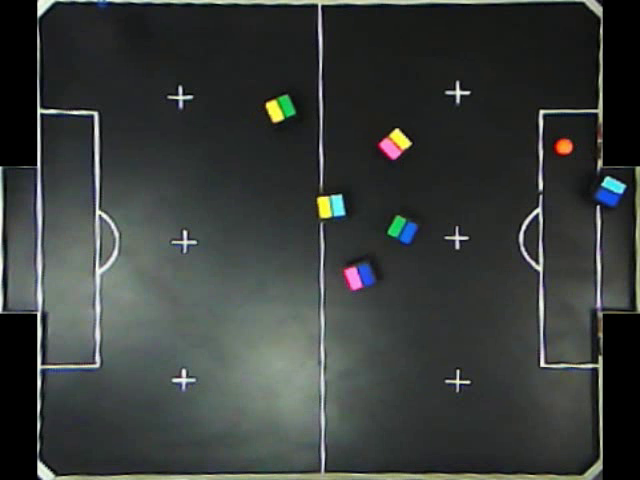
#> input picture frame 37 of Exc3/train00.mp4, 640 x 480 px
$ jupyter execute --allow-errors processamento_de_imagens_coloridas.ipynb   (shell and % lines are left out)
#> lines starting #> are read from the running program, lines starting #| are printed output that depends on the picture; after the words box and inside, x2 and y2 are one past the last pixel; in counts of white or black regions, pixels touching at a corner belong together
# Prática 3 - Processamento de imagens coloridas

## Diógenes Wallis de França Silva

##### Os arquivos com a segmentação no vídeo de treino são "rgb_segmentation.avi", "hsv_segmentatiton.avi" e "yuv_segmentation.avi".

##### Os arquivos com a segmentação no vídeo de teste são "rgb_segmentation_test.avi", "hsv_segmentatiton_test.avi" e "yuv_segmentation_test.avi".

##### O vídeo com a contagem do placar, no espaço HSV, referente ao vídeo de treino é o "train_final_marker.avi" e ao de teste "test_final_marker.avi". Para o espaço RGB: "rgb_train_final_marker.avi" e "rgb_test_final_marker.avi". Para o espaço YUV: "yuv_train_final_marker.avi" e "yuv_test_final_marker.avi".

### Importando as bibliotecas

[cell 1]
import cv2
import numpy as np
import matplotlib.pyplot as plt

from google.colab.patches import cv2_imshow
from matplotlib import rcParams

rcParams['figure.figsize'] = 15,12

# Etapa 1

[cell 2]
#capturando o primeiro frame do vídeo de treino para usar como referência nos ajustes da segmentação
cap = cv2.VideoCapture("/content/drive/MyDrive/CIn/Mestrado/2021.1/Processamento de Imagem/Exercícios práticos/ex3/train00.mp4")

ret, frame = cap.read()
#> frame is the input picture: shape (480, 640, 3); mean B, G, R 58.9, 61, 56.7

cv2_imshow(frame)

cv2.imwrite("/content/drive/MyDrive/CIn/Mestrado/2021.1/Processamento de Imagem/Exercícios práticos/ex3/first_frame.jpg",frame)
#> Out = True

### Segmentação de cor (RGB)

##### Para realizar a segmentação em RGB, recortou-se a imagem da bola no primeiro frame do vídeo de treinamento e nesta imagem foi calculado o valor médio das intensidades em cada canal.

#> (a cell that did not finish here is left out)

##### O range para cada canal vai da intensidade média - 2 vezes o desvio padrão até a intensidade média + 2 vezes o desvio padrão.

[cell 4]
#box

rgb = cv2.imread("/content/drive/MyDrive/CIn/Mestrado/2021.1/Processamento de Imagem/Exercícios práticos/ex3/first_frame.jpg")[:,:,::-1]
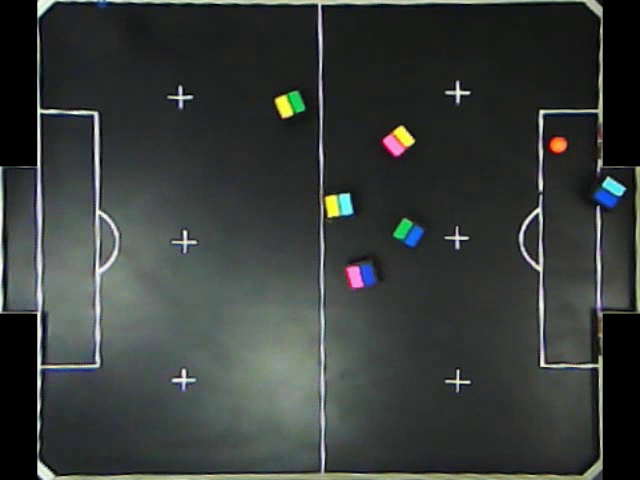
#> input picture frame 38 of Exc3/train00.mp4, 640 x 480 px
#> further down, frame is the input picture: shape (480, 640, 3); mean B, G, R 58.5, 60.4, 56.1
std = 2
# Define lower and uppper limits of what we call "orange"
#> (the rest of this cell did not finish here and is left out)

##### Foi utilizado um filtro de mediana para remover ruídos.

#> (a cell that did not finish here is left out)

##### Agora é gerada a segmentação no vídeo de treino

[cell 6]
def rgb_orange_detector(red,green,blue,frame):

  std = 2
  # Define lower and uppper limits of what we call "orange"
  orange_lo=np.array([np.mean(red)-std*np.std(red),np.mean(green)-std*np.std(green),np.mean(blue)-std*np.std(blue)])
  orange_hi=np.array([np.mean(red)+std*np.std(red),np.mean(green)+std*np.std(green),np.mean(blue)+std*np.std(blue)])

  # Mask image to only select oranges
  mask=cv2.inRange(frame,orange_lo,orange_hi)
  output = cv2.bitwise_and(frame,frame, mask= mask)

  output = cv2.medianBlur(output, 5)

  return output

[cell 7]
cap = cv2.VideoCapture("/content/drive/MyDrive/CIn/Mestrado/2021.1/Processamento de Imagem/Exercícios práticos/ex3/train00.mp4")

ret, frame = cap.read()

if (cap.isOpened() == False):
  print("Unable to read camera feed")

frame_width = int(cap.get(3))
frame_height = int(cap.get(4))

out = cv2.VideoWriter("/content/drive/MyDrive/CIn/Mestrado/2021.1/Processamento de Imagem/Exercícios práticos/ex3/rgb_segmentation.avi",cv2.VideoWriter_fourcc('M','J','P','G'), 10, (frame_width,frame_height))

cnt = 0

#> (the rest of this cell did not finish here and is left out)

### Segmentação de cor (HSV)

##### Para realizar a segmentação, fez-se uma análise nas cores correspondentes aos diferentes intervalos de H e escolheu-se o range apropriado para a cor laranja.

[cell 8]
#box

def hsv_orange_detector(img_bgr):

  hsv=cv2.cvtColor(img_bgr,cv2.COLOR_BGR2HSV)
#> hsv: shape (480, 640, 3); mean H, S, V 68, 29.3, 62.7

  # Define lower and uppper limits of what we call "orange"
  orange_lo=np.array([1,100,20])
  orange_hi=np.array([15,255,255])

  # Mask image to only select oranges
  mask=cv2.inRange(hsv,orange_lo,orange_hi)
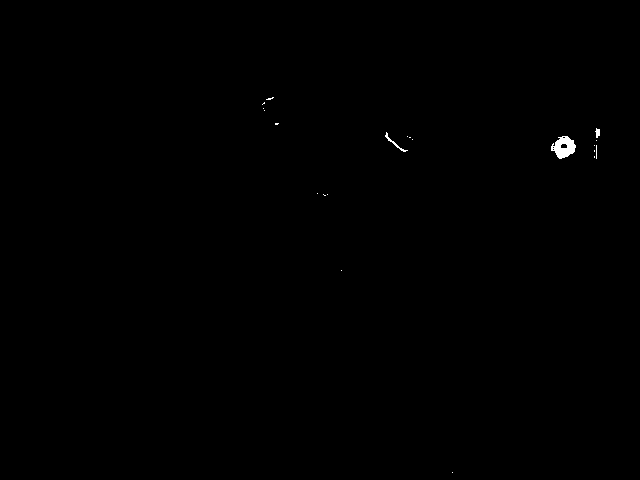
#> mask: shape (480, 640); 0.17% white; 21 white regions (18 under 20 px), largest, box (x1, y1, x2, y2) and area: (551, 136, 576, 159) 356, (385, 132, 408, 152) 63, (595, 128, 600, 138) 34
  output = cv2.bitwise_and(hsv,hsv, mask= mask)
#> output: shape (480, 640, 3); mean H, S, V 0, 0.3, 0.2

  output = cv2.cvtColor(output,cv2.COLOR_HSV2RGB)

  return cv2.medianBlur(output, 7)

bgr = cv2.imread("/content/drive/MyDrive/CIn/Mestrado/2021.1/Processamento de Imagem/Exercícios práticos/ex3/first_frame.jpg")

output = hsv_orange_detector(bgr)

rcParams['figure.figsize'] = 15,8

plt.imshow(output)

##### Agora é gerada a segmentação no vídeo de treino

[cell 9]
cap = cv2.VideoCapture("/content/drive/MyDrive/CIn/Mestrado/2021.1/Processamento de Imagem/Exercícios práticos/ex3/train00.mp4")

ret, frame = cap.read()

if (cap.isOpened() == False):
  print("Unable to read camera feed")

frame_width = int(cap.get(3))
frame_height = int(cap.get(4))

out = cv2.VideoWriter("/content/drive/MyDrive/CIn/Mestrado/2021.1/Processamento de Imagem/Exercícios práticos/ex3/hsv_segmentation.avi",cv2.VideoWriter_fourcc('M','J','P','G'), 10, (frame_width,frame_height))

cnt = 0

while(True):

  ret, frame = cap.read()


  if ret == True:

    output = hsv_orange_detector(frame)
#> in hsv_orange_detector (call 2), `hsv=cv2.cvtColor(img_bgr,cv2.COLOR_BGR2HSV)`: hsv: shape (480, 640, 3); mean H, S, V 70.5, 29.5, 62.3
#> in hsv_orange_detector (call 2), `mask=cv2.inRange(hsv,orange_lo,orange_hi)`:
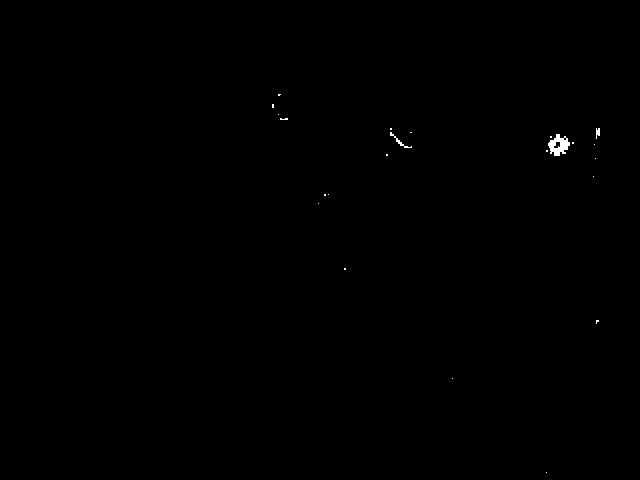
#> mask: shape (480, 640); 0.14% white; 23 white regions (20 under 20 px), largest, box (x1, y1, x2, y2) and area: (548, 134, 570, 156) 279, (390, 132, 412, 148) 57, (596, 128, 600, 139) 32
#> in hsv_orange_detector (call 2), `output = cv2.bitwise_and(hsv,hsv, mask= mask)`: output: shape (480, 640, 3); mean H, S, V 0, 0.3, 0.2
